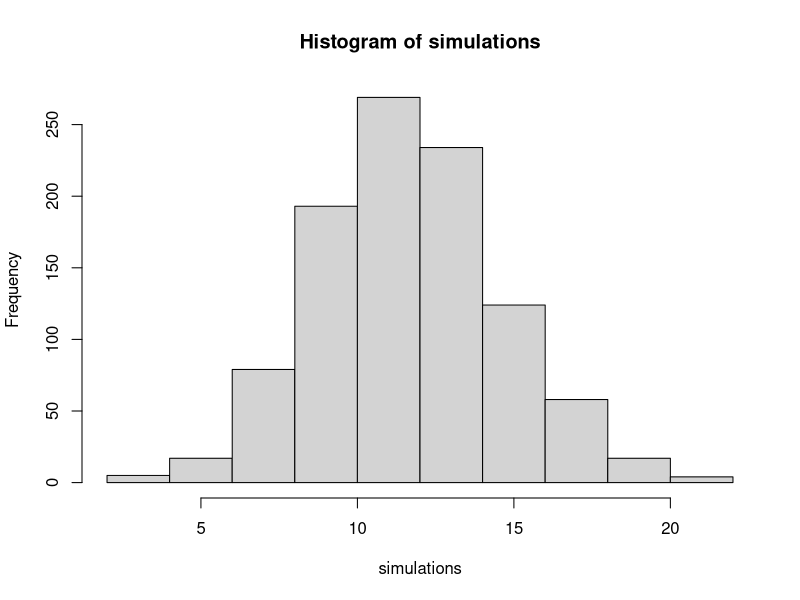
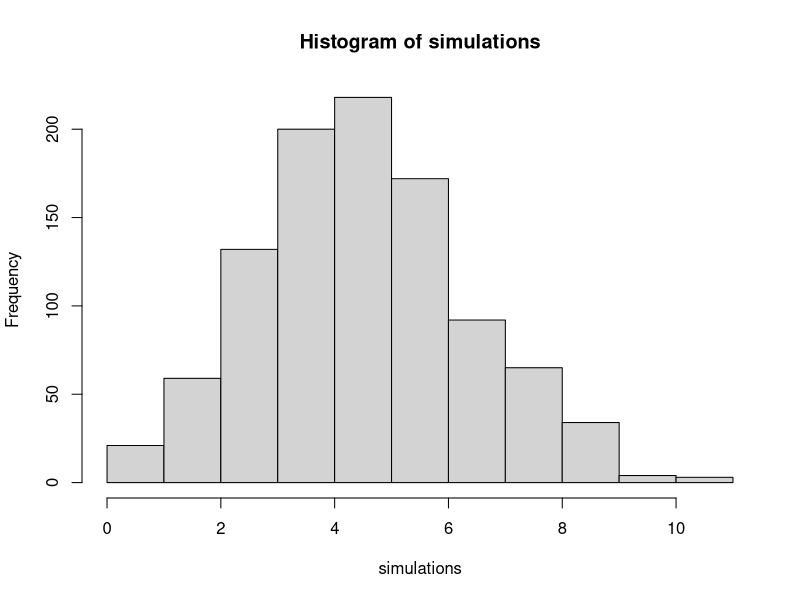

Write R code to recreate these figures, in order.
## ---- chunk 1
set.seed(1234)

simulations <- rbinom(n = 1000, size = 39, prob = .309)

hist(simulations)

table(simulations)
## ---- chunk 2
set.seed(1234)

simulations <- rbinom(n = 1000, size = 15, prob = .329)

hist(simulations)

table(simulations)
